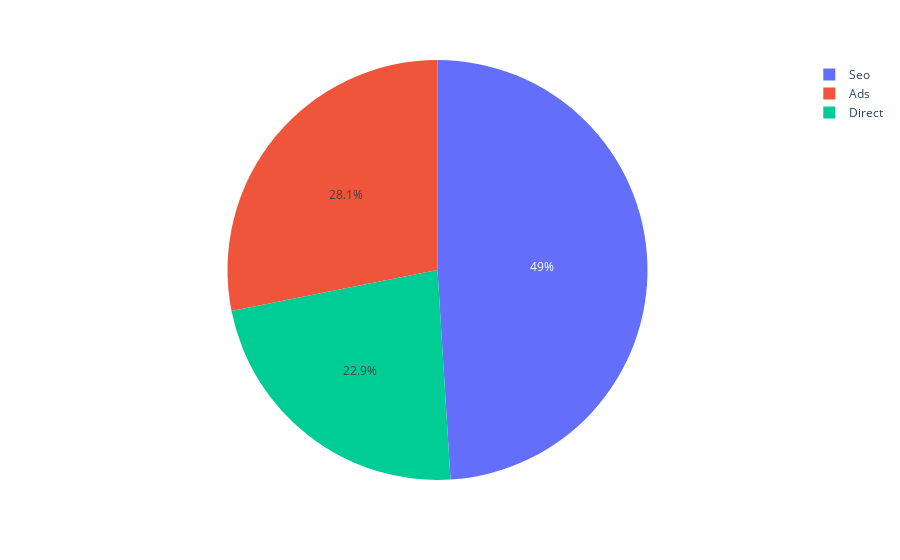

Write notebook code for a chart like this one.
### Markdown cell above
## Distribution par source

### Code cell
source_distribution = df["source"].value_counts().reset_index()

fig = px.pie(
    source_distribution,
    names="source",
    values="count",
)

fig.show()

### Figure 1 — Plotly figure (JSON) as saved in the notebook; plotly's stock layout.template omitted (floating-point values rounded to 4 significant figures)
{"data": [{"domain": {"x": [0, 1], "y": [0, 1]}, "hovertemplate": "source=%{label}<br>count=%{value}<extra></extra>", "labels": ["Seo", "Ads", "Direct"], "legendgroup": "", "name": "", "showlegend": true, "type": "pie", "values": [139477, 80027, 65076]}], "layout": {"legend": {"tracegroupgap": 0}, "margin": {"t": 60}}}
